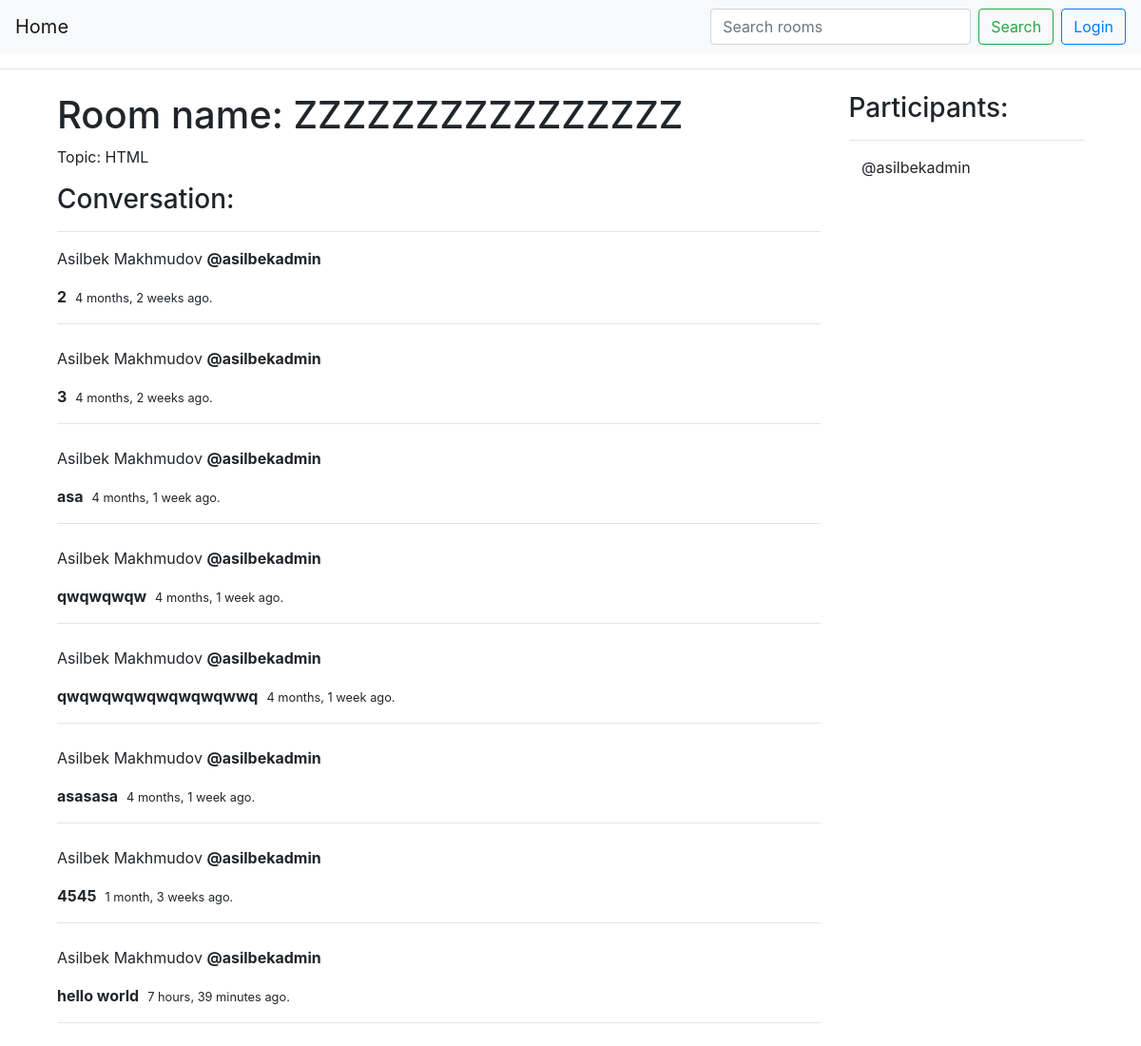
Screenshot of /roommes/11/ with the database file from the repository.
### discord/models.py (models this page shows, shortened)
class Room(models.Model):
    host = models.ForeignKey(User, on_delete=models.SET_NULL, null=True)        # creator of that group #if user gets deleted, his rooms stay!
    topic = models.ForeignKey(Topic, on_delete=models.SET_NULL, null=True)       # topic name  IF some topics gets deleted it doesnt affect the topic of room
    topic_name = models.CharField(max_length=200) # takes no more than 200 characters
    description = models.TextField(null=True, blank=True)   # null= true means it can be blank, null is False by default
    participants = models.ManyToManyField(User, related_name='participants', blank=True)      # users that have joined the room
    '''Many to many field means each intance of the Model's certain attribute
    can be associated with multiple instances of other model's attibutes'''
    '''example: student vs courses! Student have multiple courses, courses have multiple students'''
    '''One to many (Foreignkey)  student have multiple assignments but assignments cant have multpile student
    for the sake of discussion, believe that example'''
    updated = models.DateField(auto_now=True) # whenever someone changes the something take a time stamp    probably room
    created = models.DateField(auto_now_add=True) # stores a time when someone creates a room.
    class Meta:
        ordering = ['updated', '-created']

class Topic(models.Model):
    name = models.CharField(max_length=200)
    def __str__(self):
        return self.name

class Message(models.Model):
    user = models.ForeignKey(User, on_delete=models.CASCADE)
    room = models.ForeignKey(Room, on_delete=models.CASCADE)
    body = models.TextField()
    updated = models.DateTimeField(auto_now=True)   # DateTIME field is for storing the minute as well, unlike DateField that only stores with hours
    created = models.DateTimeField(default=timezone.now)
    class Meta:
        ordering = ['updated', '-created']

### discord/views.py (the view, shortened to what this page needs)
# urls.py: path('roommes/<str:pk>/', views.room, name="room_name"),
def room(request, pk):
    room = Room.objects.get(id=pk)     # answer for which room?
    participants = room.participants.all()
    msgs = room.message_set.all() # set_all allows to retrieve all related objects(linked with Foreignkey) of Messege class
    '''we use "_set" to one to many, and dont use for ManyToMany()'''
    context = {'sth': room, 'msgs':msgs, 'participants': participants}      # sth is a key that I can access the dictionary of room from
    return render(request, 'discord/rooom.html', context)

### discord/templates/discord/rooom.html (shortened to what this page needs)
<!DOCTYPE html>
<html lang="en">
<head>
    {% extends 'main.html' %}
    {% block content %}
    <div class="container">
        <div class="row">
            <div class="col-md-9">
                <h1>Room name: {{ sth.topic_name }}</h1>
                <div>
                    <p>Topic: {{ sth.topic }}</p>
                </div>
                <div class="comment-wrapper">
                    <h3>Conversation:</h3>
                    <hr>
                    {% for message in msgs %}
                    <div class="mb-4">
                        <p>{{ message.user.first_name }} {{ message.user.last_name }} <strong><span>@{{ message.user }}</span></strong></p>
                        <strong>{{ message.body }}</strong>&nbsp;&nbsp;<small>{{ message.created|timesince }} ago.</small>
                        <hr>
                    </div>
                    {% endfor %}
                </div>
            </div>
            <div class="col-md-3">
                <h3>Participants:</h3>
                <hr>
                {% for participant in participants %}
                <p>&nbsp;&nbsp;&nbsp;@{{ participant.username }}</p>
                {% endfor %}
            </div>
        </div>
    </div>
    {% endblock content %}

### templates/main.html (shortened to what this page needs)
<!DOCTYPE html>
{% load static %}
<html lang="en">
<head>
    <link rel="stylesheet" href="https://stackpath.bootstrapcdn.com/bootstrap/4.5.2/css/bootstrap.min.css">
    <link rel="stylesheet" type="text/css" media="screen" href="{% static "styles/main.css" %}">
    <link rel="stylesheet" href="css/for_links.css" type="text/css">
</head>
<body>
    {% include 'navbar.html' %}
    <div class="container">
        {% block content %}{% endblock content %}
    </div>
</body>
</html>

### templates/navbar.html (shortened to what this page needs)
<!DOCTYPE html>
<html lang="en">
<head>
    <link rel="stylesheet" href="https://stackpath.bootstrapcdn.com/bootstrap/4.5.2/css/bootstrap.min.css">
    <link rel="stylesheet" href="css/for_links.css" type="text/css">
</head>
<body>
    <nav class="navbar navbar-expand-lg navbar-light bg-light">
        <a class="navbar-brand" href="/">Home</a>
        <form class="form-inline my-2 my-lg-0 ml-auto" method="get" action="{% url 'home_name' %}">
            <input class="form-control mr-sm-2" type="text" name="q" placeholder="Search rooms">
            <button class="btn btn-outline-success my-2 my-sm-0" type="submit">Search</button>
        </form>
        <div class="ml-2">
            {% if request.user.is_authenticated %}
                <span class="navbar-text">Hello, {{ request.user }}</span>
                <a class="btn btn-outline-danger ml-2" href="{% url 'logout_url' %}">Logout</a>
            {% else %}
                <a class="btn btn-outline-primary" href="{% url 'login_name' %}">Login</a>
            {% endif %}
        </div>
    </nav>
    <hr>
</body>
</html>

### static/styles/main.css (style rules this page uses)
body { background-color: #F5F5F7; }

### templates/css/for_links.css (style rules this page uses)
a { color: #1100ff; }

### rows the page displays
Room: topic_name "ZZZZZZZZZZZZZZZZ", topic "HTML"
Message: user.first_name "Asilbek", user.last_name "Makhmudov", user "asilbekadmin", body "2", created "4 months, 2 weeks"
Message: user.first_name "Asilbek", user.last_name "Makhmudov", user "asilbekadmin", body "3", created "4 months, 2 weeks"
Message: user.first_name "Asilbek", user.last_name "Makhmudov", user "asilbekadmin", body "asa", created "4 months, 1 week"
Message: user.first_name "Asilbek", user.last_name "Makhmudov", user "asilbekadmin", body "qwqwqwqw", created "4 months, 1 week"
Message: user.first_name "Asilbek", user.last_name "Makhmudov", user "asilbekadmin", body "qwqwqwqwqwqwqwqwwq", created "4 months, 1 week"
Message: user.first_name "Asilbek", user.last_name "Makhmudov", user "asilbekadmin", body "asasasa", created "4 months, 1 week"
Message: user.first_name "Asilbek", user.last_name "Makhmudov", user "asilbekadmin", body "4545", created "1 month, 3 weeks"
Message: user.first_name "Asilbek", user.last_name "Makhmudov", user "asilbekadmin", body "hello world", created "7 hours, 39 minutes"

### other values shown
{{ participant.username }} "asilbekadmin"
